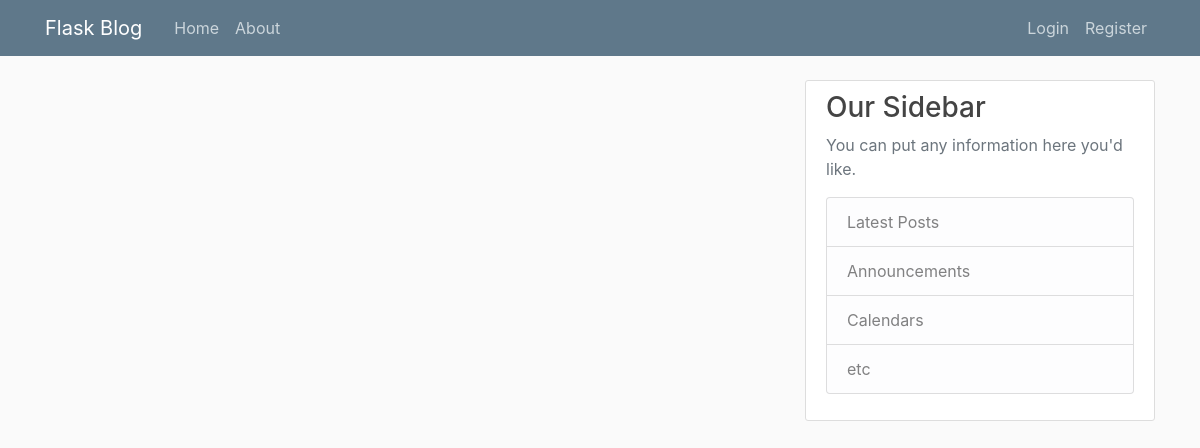
Page /home on the earlier database version.
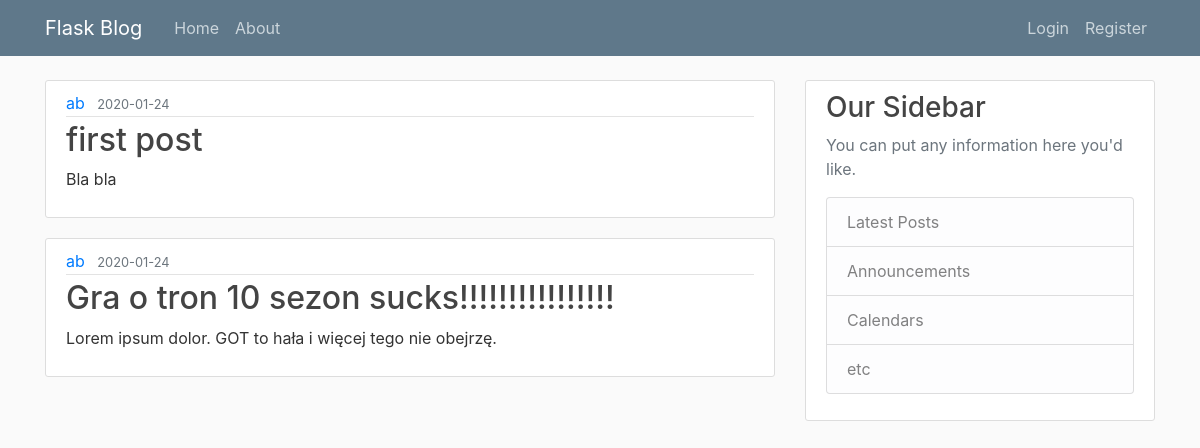
Same page on the later database version.
### flaskblog/models.py (models this page shows, shortened)
class Post(db.Model):
    id = db.Column(db.Integer, primary_key=True)
    title = db.Column(db.String(100), nullable=False)
    date_posted = db.Column(db.DateTime(), nullable=False, default=datetime.utcnow)
    content = db.Column(db.Text, nullable=False)
    user_id = db.Column(db.Integer, db.ForeignKey('user.id'), nullable=False)

class User(db.Model, UserMixin):
    id = db.Column(db.Integer, primary_key=True)
    username = db.Column(db.String(20), unique=True, nullable=False)
    email = db.Column(db.String(120), unique=True, nullable=False)
    image_file = db.Column(db.String(120), nullable=False, default='default.png')
    password = db.Column(db.String(60), nullable=False)
    posts = db.relationship('Post', backref='author', lazy=True)

### flaskblog/routes.py (the view)
@app.route('/')
@app.route('/home')
def home():
    posts = Post.query.order_by(Post.date_posted.desc()).all()
    return render_template('home.html', posts=posts)

### flaskblog/templates/home.html
{% extends "base.html" %}
{% block body %}
    {% for post in posts %}
        <article class="media content-section">
          <div class="media-body">
            <div class="article-metadata">
              <a class="mr-2" href="#">{{ post.author.username }}</a>
              <small class="text-muted">{{ post.date_posted.strftime('%Y-%m-%d') }}</small>
            </div>
            <h2><a class="article-title" href="#">{{ post.title }}</a></h2>
            <p class="article-content">{{ post.content }}</p>
          </div>
        </article>
    {% endfor %}
{% endblock body %}

### flaskblog/templates/base.html (shortened to what this page needs)
<!DOCTYPE html>
<html lang="en">
<head>
    <link rel="stylesheet" href="https://stackpath.bootstrapcdn.com/bootstrap/4.3.1/css/bootstrap.min.css">
    <link rel="stylesheet" type="text/css" href="{{ url_for('static', filename='main.css') }}">
</head>
<body>
    <header class="site-header">
      <nav class="navbar navbar-expand-md navbar-dark bg-steel fixed-top">
        <div class="container">
          <a class="navbar-brand mr-4" href="/">Flask Blog</a>
          <div class="collapse navbar-collapse" id="navbarToggle">
            <div class="navbar-nav mr-auto">
              <a class="nav-item nav-link" href="/">Home</a>
              <a class="nav-item nav-link" href="/about">About</a>
            </div>
            <div class="navbar-nav">
              {% if current_user.is_authenticated %}
              <a class="nav-item nav-link" href="{{ url_for('new_post') }}">Add post</a>
              <a class="nav-item nav-link" href="/account">Account</a>
              <a class="nav-item nav-link" href="/logout">Logout</a>
              {% else %}
              <a class="nav-item nav-link" href="/login">Login</a>
              <a class="nav-item nav-link" href="/register">Register</a>
              {% endif %}
            </div>
          </div>
        </div>
      </nav>
    </header>
    <main role="main" class="container">
      <div class="row">
        <div class="col-md-8">
          {% block body %}{% endblock body %}
        </div>
        <div class="col-md-4">
          <div class="content-section">
            <h3>Our Sidebar</h3>
            <p class='text-muted'>You can put any information here you'd like.
              <ul class="list-group">
                <li class="list-group-item list-group-item-light">Latest Posts</li>
                <li class="list-group-item list-group-item-light">Announcements</li>
                <li class="list-group-item list-group-item-light">Calendars</li>
                <li class="list-group-item list-group-item-light">etc</li>
              </ul>
            </p>
          </div>
        </div>
      </div>
    </main>
</body>
</html>

### flaskblog/static/main.css (style rules this page uses)
body { background: #fafafa; color: #333333; margin-top: 5rem; }
h1, h2, h3, h4, h5, h6 { color: #444444; }
.bg-steel { background-color: #5f788a; }
.site-header .navbar-nav .nav-link { color: #cbd5db; }
.content-section { background: #ffffff; padding: 10px 20px; border: 1px solid #dddddd; border-radius: 3px; margin-bottom: 20px; }
.article-title { color: #444444; }
.article-content { white-space: pre-line; }
.article-metadata { padding-bottom: 1px; margin-bottom: 4px; border-bottom: 1px solid #e3e3e3 }

Differences in the rows shown:
added Post: author.username "ab", date_posted "2020-01-24", title "first post", content "Bla bla"
added Post: author.username "ab", date_posted "2020-01-24", title "Gra o tron 10 sezon sucks!!!!!!!!!!!!!!!!", content "Lorem ipsum dolor. GOT to hała i więcej tego nie obejrzę."
